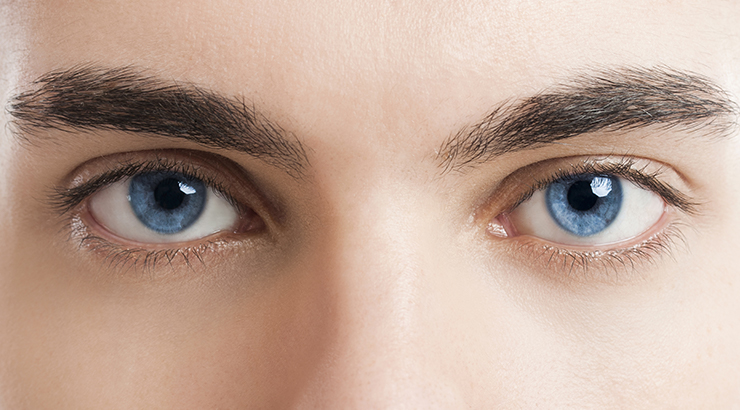
#> input picture tests/test_imgs/eye-double.jpg, 740 x 410 px
$ python -i camera.py   (imports and definitions only)
#> lines starting #> are read from the running program, lines starting #| are printed output that depends on the picture
#> further down, picture is the input picture: shape (410, 740, 3); mean B, G, R 151, 165.5, 191.7
"""
PySight - Camera class
"""

# OpenCV resize docs mention INTER_AREA is best for shrinking images, linear is fater
from cv2 import VideoCapture, COLOR_BGR2GRAY, equalizeHist, cvtColor, resize, INTER_LINEAR, INTER_AREA

class Camera(object):
	"""Helper class that eases the setup/teardown of an OpenCV webcam."""
	def __init__(self, src=0):
		"""Instantiate a Webcam Video Stream from given src."""
		self.__src    = src
		self.__frames = []


	def capture(self):
		"""Function to start, capture, and shutdown our camera.
		Returns:
			frame (np.ndarray/None): returns image encoded as numpy array if
			valid, else None
		"""

		webcam = VideoCapture(self.__src) 	# Fire up our webcam
		grabbed, frame = webcam.read()      # Grab an image as uint8 array.
		webcam.release()                    # Stop our webcam so we can use it again.

		return frame if grabbed else None


	def process(self, img, downsize=5):
		"""Function to process an raw RGB image into an B&W, equalized img.
		Args:
			img (np.array): Image in the form of a np.nd? array, typically from self.poll()
		Returns:
			img_equalized (np.ndarray): Processed image.
		"""
#> called with downsize = 5

		# Down sample image so our algo has to do less work.
		# we need to keep in mind aspect ratio so the image doesn't look distorted.
		height, width = img.shape[:2]
#> height = 410; width = 740
		down_height, down_width = int(height / downsize), int(width/ downsize)
#> down_height = 82; down_width = 148
		dim = (down_width, down_height)
#> dim = (148, 82)

		img_scaled		= resize(img, dim, interpolation=INTER_AREA)  if (downsize != 1) else img
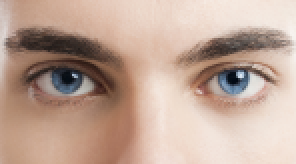
#> img_scaled: shape (82, 148, 3) (shown 2 times larger); mean B, G, R 151, 165.5, 191.7
		img_gray 		= cvtColor(img_scaled, COLOR_BGR2GRAY) 		# Convert to grayscale.
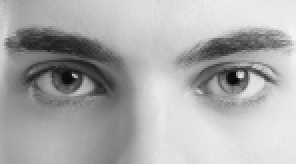
#> img_gray: shape (82, 148) (shown 2 times larger); min 7, max 244, mean 171.6
		img_equalized 	= equalizeHist(img_gray)					# Equalize the values
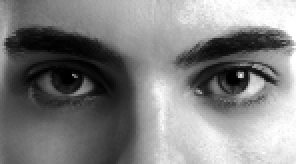
#> img_equalized: shape (82, 148) (shown 2 times larger); min 0, max 255, mean 128.5
		return img_equalized

>>> import cv2
>>> picture = cv2.imread('../../tests/test_imgs/eye-double.jpg')
>>> result = Camera().process(picture)

$ run again, on tests/test_imgs/eye-single.jpg
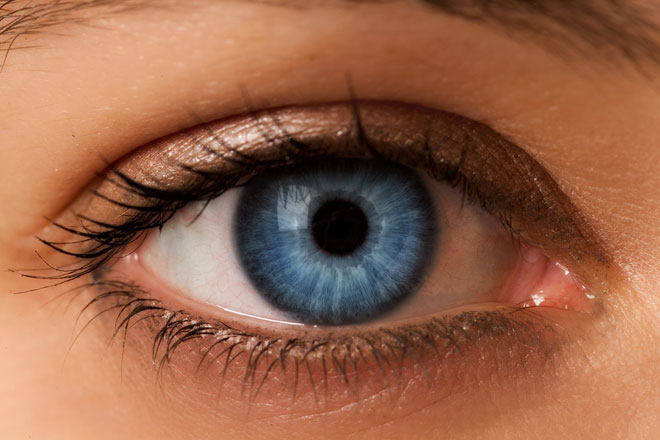
#> input picture tests/test_imgs/eye-single.jpg, 660 x 440 px
#> picture is the input picture: shape (440, 660, 3); mean B, G, R 74.2, 99.8, 152.5
#> in process, `img_gray 		= cvtColor(img_scaled, COLOR_BGR2GRAY)`:
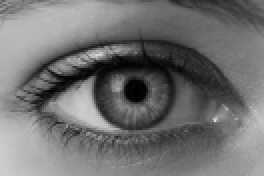
#> img_gray: shape (88, 132) (shown 2 times larger); min 0, max 217, mean 112.6
#> in process, `img_equalized 	= equalizeHist(img_gray)`:
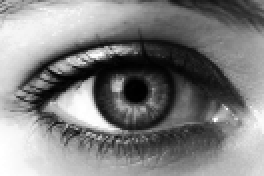
#> img_equalized: shape (88, 132) (shown 2 times larger); min 0, max 255, mean 128.2
